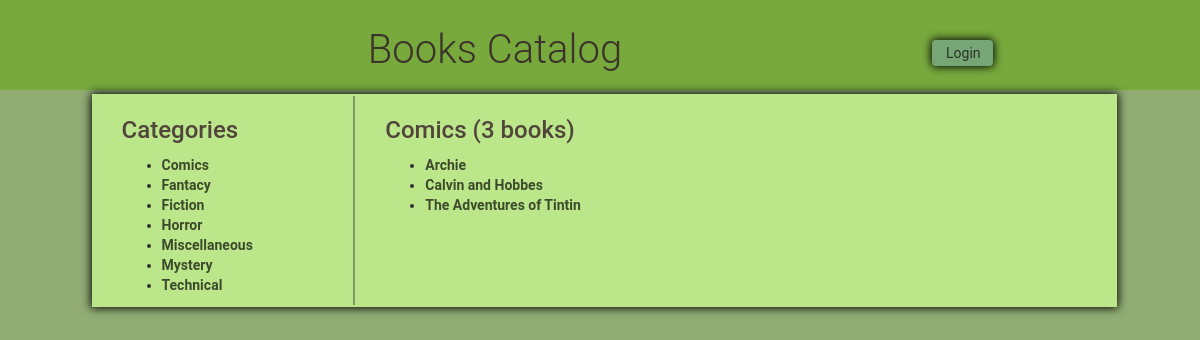
Screenshot of /catalog/Comics with the database file from the repository.
### model.py (models this page shows, shortened)
class Category(Base):
    __tablename__ = 'category'
    id = Column(Integer, primary_key=True)
    name = Column(String(250), nullable=False, unique=True)
    items = relationship("Item", back_populates='category')

class Item(Base):
    __tablename__ = 'item'
    name = Column(String(250), nullable=False, index=True, unique=True)
    id = Column(Integer, primary_key=True)
    description = Column(String(1500))
    category_name = Column(Integer, ForeignKey('category.name'))
    category = relationship("Category", back_populates='items')
    created_user_id = Column(Integer, ForeignKey('user.id'))
    created_user = relationship(User)

### application.py (the view, shortened to what this page needs)
@app.route('/catalog/<string:category_name>', methods=['GET'])
def getCategory(category_name):
    categories = session.query(Category).order_by("name")
    items = session.query(Item).filter(
        func.lower(Item.category_name) == func.lower(category_name)).order_by(
            Item.name).all()
    user_loggedin = 'username' in login_session
    return render_template('category.html', category_name=category_name,
                           categories=categories, items=items)

### templates/category.html (shortened to what this page needs)
{% extends "main.html" %}
{% block content %}
	<div class="col-md-10 content-body ">
		<div class="col-md-3 border-right">
			<h2>Categories</h2>
			{% if categories !=[] %}
				<ul>
				{% for c in categories %}
					<li><a href = {{url_for('getCategory', category_name = c.name) }}>{{c.name }}</a></li>
				{% endfor %}
				</ul>
			{% endif %}
		</div>
		<div class="col-md-7">
			<div class="col-md-10">
				<h2>{{category_name}} ({{items|length}} books)</h2>
				{% if items !=[] %}
					<ul>
					{% for i in items %}
							<li><a href = {{url_for('getItem', category_name = i.category_name, item_name= i.name) }}>{{i.name }}</a></li>
					{% endfor %}
					</ul>
				{% endif %}
			</div>
		</div>
	</div>
{% endblock %}

### static/styles.css (style rules this page uses)
* { -webkit-box-sizing: border-box; -moz-box-sizing: border-box; -ms-box-sizing: border-box; box-sizing: border-box; }
* { font-family: "Helvetica Neue Bold", Roboto, Helvetica, Arial, sans-serif; font-weight: 700; }
h2 { font-size: 24px; color: #51453B; line-height: 29px; }
a { font-size: 14px; color: #000000ad; line-height: 17px; }
body { font-family: "Helvetica Neue Light", Roboto, Helvetica, Arial, sans-serif; background-color: #91ad74 }
.content-body { background-color: #bce68a; box-shadow: 0 0 9px 1px black; margin:4px; padding-top: 2px; padding-bottom: 2px; }
.border-right { border-right: 2px solid #3333336b; }

### rows the page displays
Category: name "Comics"
Category: name "Fantacy"
Category: name "Fiction"
Category: name "Horror"
Category: name "Miscellaneous"
Category: name "Mystery"
Category: name "Technical"
Item: name "Archie"
Item: name "Calvin and Hobbes"
Item: name "The Adventures of Tintin"

### other values shown
{{ category_name }} "Comics"
{{ items|length }} "3"
